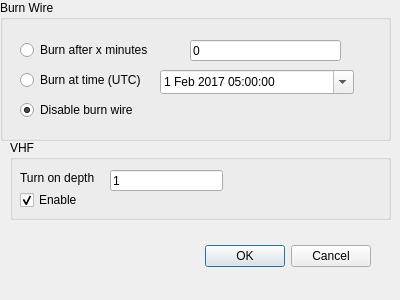
<?xml version="1.0" encoding="UTF-8"?>
<ui version="4.0">
 <class>burnvhfDialog</class>
 <widget class="QDialog" name="burnvhfDialog">
  <property name="geometry">
   <rect>
    <x>0</x>
    <y>0</y>
    <width>400</width>
    <height>300</height>
   </rect>
  </property>
  <property name="windowTitle">
   <string>Dialog</string>
  </property>
  <widget class="QDialogButtonBox" name="buttonBox">
   <property name="geometry">
    <rect>
     <x>30</x>
     <y>240</y>
     <width>341</width>
     <height>32</height>
    </rect>
   </property>
   <property name="orientation">
    <enum>Qt::Horizontal</enum>
   </property>
   <property name="standardButtons">
    <set>QDialogButtonBox::Cancel|QDialogButtonBox::Ok</set>
   </property>
  </widget>
  <widget class="QGroupBox" name="groupBox">
   <property name="geometry">
    <rect>
     <x>0</x>
     <y>0</y>
     <width>391</width>
     <height>141</height>
    </rect>
   </property>
   <property name="title">
    <string>Burn Wire</string>
   </property>
   <widget class="QRadioButton" name="radioButton">
    <property name="geometry">
     <rect>
      <x>20</x>
      <y>40</y>
      <width>161</width>
      <height>20</height>
     </rect>
    </property>
    <property name="text">
     <string>Burn after x minutes</string>
    </property>
    <property name="checked">
     <bool>false</bool>
    </property>
   </widget>
   <widget class="QRadioButton" name="radioButton_2">
    <property name="geometry">
     <rect>
      <x>20</x>
      <y>70</y>
      <width>141</width>
      <height>20</height>
     </rect>
    </property>
    <property name="text">
     <string>Burn at time (UTC)</string>
    </property>
   </widget>
   <widget class="QRadioButton" name="radioButton_3">
    <property name="geometry">
     <rect>
      <x>20</x>
      <y>100</y>
      <width>141</width>
      <height>20</height>
     </rect>
    </property>
    <property name="text">
     <string>Disable burn wire</string>
    </property>
    <property name="checked">
     <bool>true</bool>
    </property>
   </widget>
   <widget class="QLineEdit" name="lineEdit">
    <property name="geometry">
     <rect>
      <x>190</x>
      <y>40</y>
      <width>151</width>
      <height>21</height>
     </rect>
    </property>
    <property name="text">
     <string>0</string>
    </property>
   </widget>
   <widget class="QDateTimeEdit" name="dateTimeEdit">
    <property name="geometry">
     <rect>
      <x>160</x>
      <y>70</y>
      <width>194</width>
      <height>24</height>
     </rect>
    </property>
    <property name="dateTime">
     <datetime>
      <hour>5</hour>
      <minute>0</minute>
      <second>0</second>
      <year>2017</year>
      <month>2</month>
      <day>1</day>
     </datetime>
    </property>
    <property name="date">
     <date>
      <year>2017</year>
      <month>2</month>
      <day>1</day>
     </date>
    </property>
    <property name="calendarPopup">
     <bool>true</bool>
    </property>
    <property name="currentSectionIndex">
     <number>0</number>
    </property>
    <property name="timeSpec">
     <enum>Qt::UTC</enum>
    </property>
   </widget>
  </widget>
  <widget class="QGroupBox" name="groupBox_2">
   <property name="geometry">
    <rect>
     <x>10</x>
     <y>140</y>
     <width>381</width>
     <height>80</height>
    </rect>
   </property>
   <property name="title">
    <string>VHF</string>
   </property>
   <widget class="QCheckBox" name="checkBox">
    <property name="geometry">
     <rect>
      <x>10</x>
      <y>50</y>
      <width>151</width>
      <height>20</height>
     </rect>
    </property>
    <property name="text">
     <string>Enable</string>
    </property>
    <property name="checked">
     <bool>true</bool>
    </property>
   </widget>
   <widget class="QLineEdit" name="lineEdit_2">
    <property name="geometry">
     <rect>
      <x>100</x>
      <y>30</y>
      <width>113</width>
      <height>21</height>
     </rect>
    </property>
    <property name="text">
     <string>1</string>
    </property>
   </widget>
   <widget class="QLabel" name="descriptionLabel">
    <property name="geometry">
     <rect>
      <x>10</x>
      <y>30</y>
      <width>98</width>
      <height>16</height>
     </rect>
    </property>
    <property name="text">
     <string>Turn on depth</string>
    </property>
   </widget>
  </widget>
 </widget>
 <resources/>
 <connections>
  <connection>
   <sender>buttonBox</sender>
   <signal>accepted()</signal>
   <receiver>burnvhfDialog</receiver>
   <slot>accept()</slot>
   <hints>
    <hint type="sourcelabel">
     <x>248</x>
     <y>254</y>
    </hint>
    <hint type="destinationlabel">
     <x>157</x>
     <y>274</y>
    </hint>
   </hints>
  </connection>
  <connection>
   <sender>buttonBox</sender>
   <signal>rejected()</signal>
   <receiver>burnvhfDialog</receiver>
   <slot>reject()</slot>
   <hints>
    <hint type="sourcelabel">
     <x>316</x>
     <y>260</y>
    </hint>
    <hint type="destinationlabel">
     <x>286</x>
     <y>274</y>
    </hint>
   </hints>
  </connection>
 </connections>
</ui>
